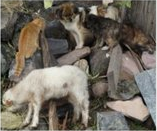
//> input picture homework/zad9_opencv/res/animals.png, 157 x 131 px
$ ./pattern_match res/animals.png res/cat1.png   (built with g++ and OpenCV 4)
//> lines starting //> are read from the running program, lines starting //| are printed output that depends on the picture; after the words box and inside, x2 and y2 are one past the last pixel; in counts of white or black regions, pixels touching at a corner belong together
#include "opencv2/imgcodecs.hpp"
#include "opencv2/highgui.hpp"
#include "opencv2/imgproc.hpp"
#include <iostream>
#include <mutex>
#include <future>
#include <thread>

int main( int argc, char** argv )
{
    if (argc < 3)
    {
        std::cout << "Not enough parameters" << std::endl;
        std::cout << "Usage:\n" << argv[0] << " <source_name> <pattern1_name> [<pattern2_name> ...]" << std::endl;
        return -1;
    }

    const int patternsCnt = argc - 2;

    // load images
    cv::Mat imgSource = cv::imread( argv[1], cv::IMREAD_COLOR );
//> imgSource is the input picture: 131 rows x 157 cols, CV_8UC3; mean B, G, R 95.4, 106.1, 112.5
    cv::Mat imgPatterns[patternsCnt];

    for ( int i = 0; i < patternsCnt; ++i)
    {
        imgPatterns[i] = cv::imread( argv[i + 2], cv::IMREAD_COLOR );
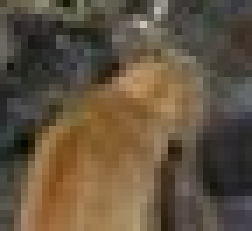
//> input picture homework/zad9_opencv/res/cat1.png, 36 x 33 px (shown 7 times larger)
    }

    // create windows
    const char* image_window = "Source Image";
    cv::namedWindow( image_window, cv::WINDOW_AUTOSIZE );

    // copy source image
    cv::Mat img_display;
    imgSource.copyTo( img_display );

    std::vector<std::future<cv::Point>> futures(patternsCnt);

    for( int i = 0; i < patternsCnt; ++i )
    {
        auto matchFunction = [](const cv::Mat& source, const cv::Mat& pattern)
        {
            cv::Mat result;

            // Create the result matrix
            const int result_cols =  source.cols - pattern.cols + 1;
            const int result_rows = source.rows - pattern.rows + 1;

            result.create( result_rows, result_cols, CV_32FC1 );

            // match pattern and normalize
            cv::matchTemplate(source, pattern, result, cv::TM_SQDIFF);
            cv::normalize(result, result, 0, 1, cv::NORM_MINMAX, -1, cv::Mat());

            // localize the best match
            double minVal;
            double maxVal;
            cv::Point minLoc;
            cv::Point maxLoc;
            cv::Point matchLoc;

            cv::minMaxLoc( result, &minVal, &maxVal, &minLoc, &maxLoc, cv::Mat() );
            matchLoc = minLoc;

            return matchLoc;
        };

        futures[i] = std::async(std::launch::async, matchFunction, std::cref(imgSource), std::cref(imgPatterns[i]));
    }

    // wait for results
    for ( int i = 0; i < patternsCnt; ++i )
    {
        const cv::Point& point = futures[i].get();

        // "print" result
        cv::rectangle( img_display,
            point,
            cv::Point( point.x + imgPatterns[i].cols, point.y + imgPatterns[i].rows ),
            cv::Scalar::all( 0 ),
            2,
            8,
            0 );
    }
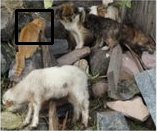
//> img_display: 131 rows x 157 cols, CV_8UC3; 1.99% of pixels changed, all inside (x1, y1, x2, y2) = (15, 9, 54, 45)

    cv::imshow( image_window, img_display );

    cv::waitKey(0);
    return EXIT_SUCCESS;
}
